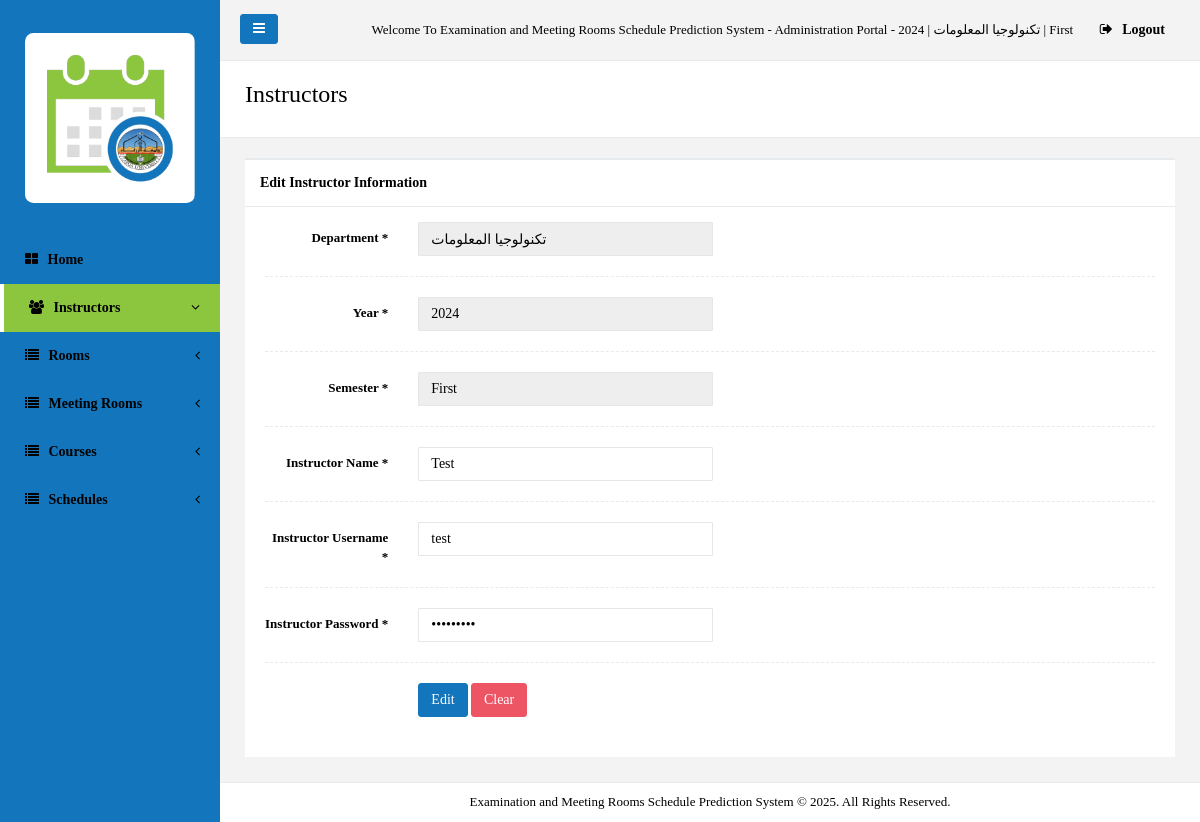
The app's page /Administrator/Edit_Instructor.php?I_ID=1 (signed in) with its own data.
### tables this page shows
CREATE TABLE `instructors` (
  `ID` int(20) NOT NULL,
  `Year` varchar(250) NOT NULL,
  `Semester` varchar(250) NOT NULL,
  `Department` varchar(250) NOT NULL,
  `Instructor_Name` varchar(250) NOT NULL,
  `Instructor_Username` varchar(250) NOT NULL,
  `Instructor_Password` varchar(250) NOT NULL
);

### Administrator/Edit_Instructor.php (the view, shortened to what this page needs)
<?php
include("../includes/config.php");
$I_ID = $_GET['I_ID'];
$sql1 = mysqli_query($dbConn,"select * from instructors where ID='$I_ID'");
$row1 = mysqli_fetch_array($sql1);
$Instructor_Name = $row1['Instructor_Name'];
$Instructor_Username = $row1['Instructor_Username'];
$Instructor_Password = $row1['Instructor_Password'];
$Year = $row1['Year'];
$Semester = $row1['Semester'];
$Department = $row1['Department'];
?>
<!DOCTYPE html>
<html>
<head>
   <link href="css/bootstrap.min.css" rel="stylesheet">
	    <link href="css/plugins/bootstrap/bootstrap.min.css" rel="stylesheet">
    <link href="font-awesome/css/font-awesome.css" rel="stylesheet">
	    <link href="css/plugins/dataTables/datatables.min.css" rel="stylesheet">
    <link href="css/plugins/toastr/toastr.min.css" rel="stylesheet">
    <link href="js/plugins/gritter/jquery.gritter.css" rel="stylesheet">
    <link href="css/animate.css" rel="stylesheet">
    <link href="css/style.css" rel="stylesheet">
</head>
<body style="back">
    <div id="wrapper">
        <nav class="navbar-default navbar-static-side" role="navigation">
            <div class="sidebar-collapse">
                <ul class="nav metismenu" id="side-menu">
                    <li class="nav-header">
                        <div class="dropdown profile-element"> <span>
                            <img alt="image" class="img-circle" src="img/logo2.jpg" width="100%"/>
                             </span>
                        </div>
                    </li>
                    <li class="">
                        <a href="index.php"><i class="fa fa-th-large"></i> <span class="nav-label">Home</span></a>
                    </li>
                       <li class="active">
                        <a href="#"><i class="fa fa-users"></i> <span class="nav-label">Instructors</span><span class="fa arrow"></span></a>
                    </li>
					   <li>
                        <a href="#"><i class="fa fa-list"></i> <span class="nav-label">Rooms</span><span class="fa arrow"></span></a>
                    </li>
			 <li>
                        <a href="#"><i class="fa fa-list"></i> <span class="nav-label">Meeting Rooms</span><span class="fa arrow"></span></a>
                    </li>
					   <li>
                        <a href="#"><i class="fa fa-list"></i> <span class="nav-label">Courses</span><span class="fa arrow"></span></a>
                    </li>
						 <li>
                        <a href="#"><i class="fa fa-list"></i> <span class="nav-label">Schedules</span><span class="fa arrow"></span></a>
                    </li>
                </ul>
            </div>
        </nav>
        <div id="page-wrapper" class="gray-bg dashbard-1">
        <div class="row border-bottom">
        <nav class="navbar navbar-static-top" role="navigation" style="margin-bottom: 0">
        <div class="navbar-header">
            <a class="navbar-minimalize minimalize-styl-2 btn btn-primary " href="#"><i class="fa fa-bars"></i> </a>
        </div>
            <ul class="nav navbar-top-links navbar-right">
                <li>
                    <span class="m-r-sm text-muted welcome-message">Welcome To Examination and Meeting Rooms Schedule Prediction System - Administration Portal - <?php echo $Department; ?> | <?php echo $Year; ?> | <?php echo $Semester; ?></span>
                </li>
                <li>
                    <a href="Logout.php">
                        <i class="fa fa-sign-out"></i> Logout
                    </a>
                </li>
            </ul>
        </nav>
        </div>          <div class="row wrapper border-bottom white-bg page-heading">
                <div class="col-lg-10">
                    <h2>Instructors</h2>
                </div>
                <div class="col-lg-2">
                </div>
            </div>
 <div class="wrapper wrapper-content animated fadeInRight">
            <div class="row">
                <div class="col-lg-12">
                <div class="ibox float-e-margins">
                    <div class="ibox-title">
                        <h5>Edit Instructor Information</h5>
                    </div>
                          <div class="ibox-content">
                     <form method="post" action="Edit_Instructor.php?I_ID=<?php echo $I_ID; ?>" class="form-horizontal" enctype="multipart/form-data">
								<div class="form-group"><label class="col-sm-2 control-label">Department *</label>
                                    <div class="col-sm-10"><input value="<?php echo $Department; ?>" readonly style="width:40%" type="text" name="Department" class="form-control" required></div>
                                </div>
                                <div class="hr-line-dashed"></div>
							  <div class="form-group"><label class="col-sm-2 control-label">Year *</label>
                                    <div class="col-sm-10"><input value="<?php echo $Year; ?>" readonly style="width:40%" type="text" name="Year" class="form-control" required></div>
                                </div>
                                <div class="hr-line-dashed"></div>
								<div class="form-group"><label class="col-sm-2 control-label">Semester *</label>
                                    <div class="col-sm-10"><input value="<?php echo $Semester; ?>" readonly style="width:40%" type="text" name="Semester" class="form-control" required></div>
                                </div>
                                <div class="hr-line-dashed"></div>
								 <div class="form-group"><label class="col-sm-2 control-label">Instructor Name *</label>
                                    <div class="col-sm-10"><input type="text" style="width:40%" name="Instructor_Name" value="<?php echo $Instructor_Name; ?>" class="form-control" required></div>
                                </div>
                                <div class="hr-line-dashed"></div>
								 <div class="form-group"><label class="col-sm-2 control-label">Instructor Username *</label>
                                    <div class="col-sm-10"><input type="text" style="width:40%" name="Instructor_Username" value="<?php echo $Instructor_Username; ?>" class="form-control" required></div>
                                </div>
                                <div class="hr-line-dashed"></div>
								 <div class="form-group"><label class="col-sm-2 control-label">Instructor Password *</label>
                                    <div class="col-sm-10"><input type="password" style="width:40%" name="Instructor_Password" value="<?php echo $Instructor_Password; ?>" class="form-control" required></div>
                                </div>
                                <div class="hr-line-dashed"></div>
                                <div class="form-group">
                                    <div class="col-sm-4 col-sm-offset-2">
																		                                        <button class="btn btn-primary" type="submit" name="Submit">Edit</button>
									<button class="btn btn-danger" type="reset" name="Reset">Clear</button>
                                    </div>
                                </div>
                            </form>
                        </div>
                    </div>
                </div>
                </div></div>
                <div class="footer">
                    <div>
                         <center>Examination and Meeting Rooms Schedule Prediction System © 2025. All Rights Reserved.</center>
                    </div>
                </div>
            </div>
        </div>
</body>
</html>

### Administrator/Edit_Instructor.php (style rules this page uses)
body { font-family: myFirstFont; }

### records on screen
instructors: Department "تكنولوجيا المعلومات", Year "2024", Semester "First", Instructor_Name "Test", Instructor_Username "test"
